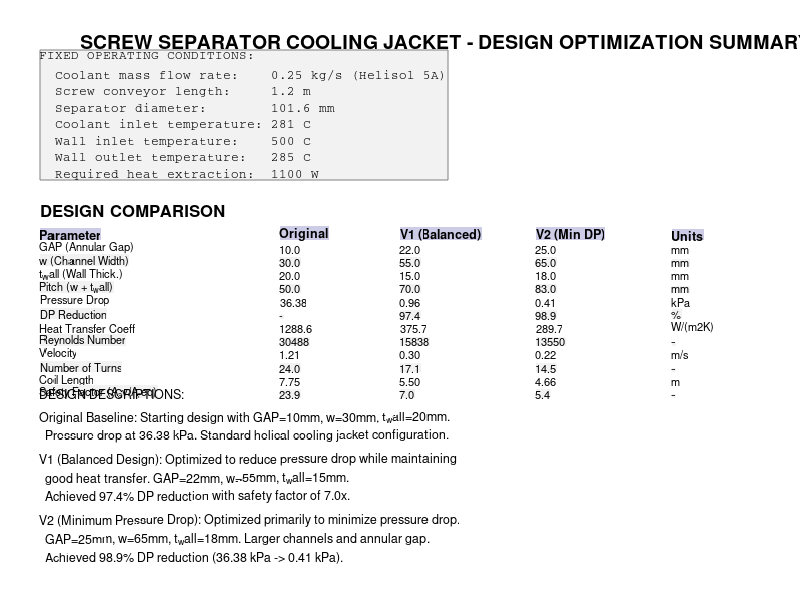
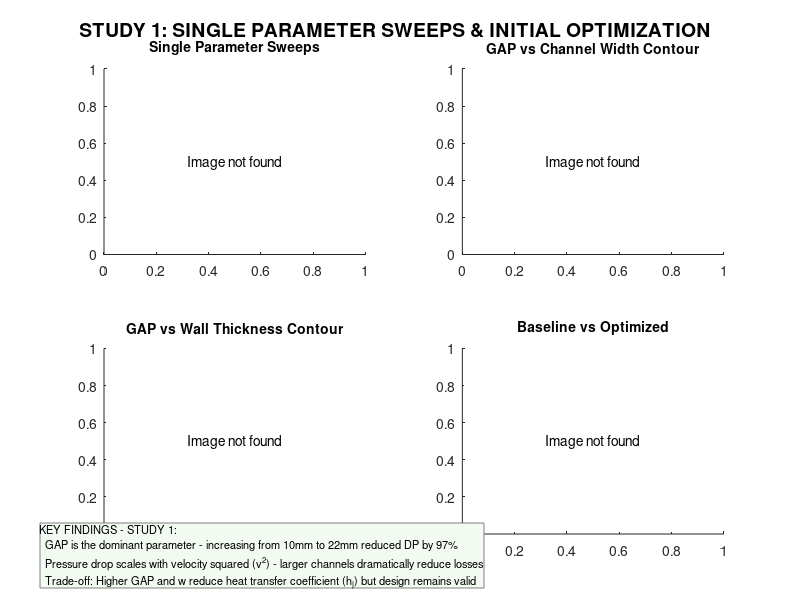
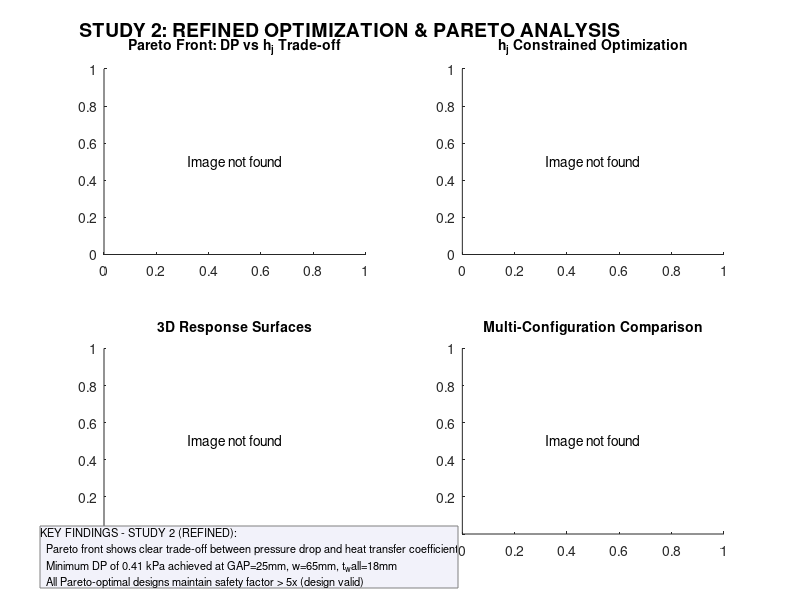
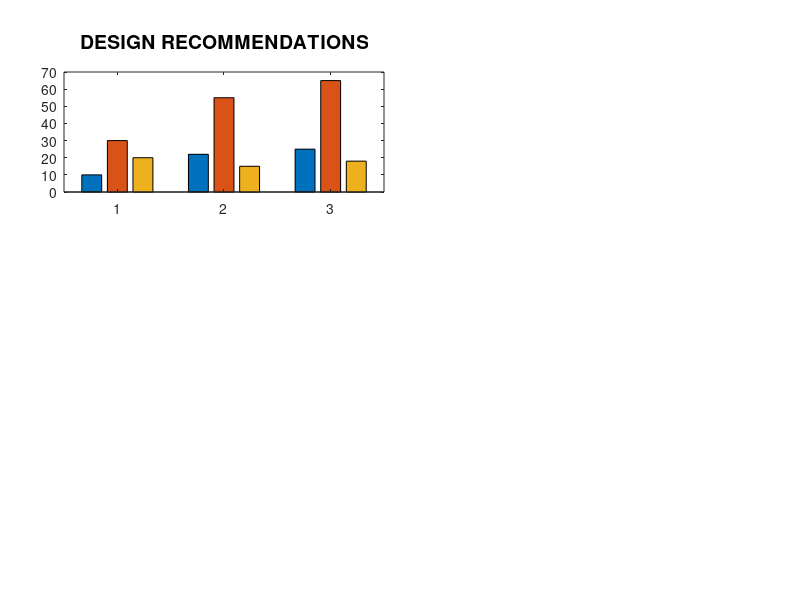

These charts were generated, in order, by the following MATLAB code: (Note: this script raises an error after producing the figures.)
function generate_report()
% GENERATE_REPORT  Creates a PDF summary of screw separator cooling jacket designs
%
% Compiles the three designs (Original, V1 Balanced, V2 Min DP) into a
% single PDF report with key graphs highlighting design trade-offs.

    %% Setup
    report_file = fullfile(pwd, 'Cooling_Jacket_Design_Report.pdf');

    % Delete existing report if present
    if exist(report_file, 'file')
        delete(report_file);
    end

    fprintf('Generating Screw Separator Cooling Jacket Design Report...\n');

    %% Page 1: Title and Design Comparison Table
    fig1 = figure('Position', [100, 100, 800, 1000], 'Color', 'w', 'Visible', 'off');

    % Title
    annotation('textbox', [0.1, 0.92, 0.8, 0.06], 'String', ...
        'SCREW SEPARATOR COOLING JACKET - DESIGN OPTIMIZATION SUMMARY', ...
        'FontSize', 14, 'FontWeight', 'bold', 'HorizontalAlignment', 'center', ...
        'EdgeColor', 'none');

    annotation('textbox', [0.1, 0.88, 0.8, 0.04], 'String', ...
        sprintf('Generated: %s | Project: SC-401', datestr(now, 'dd-mmm-yyyy')), ...
        'FontSize', 10, 'HorizontalAlignment', 'center', 'EdgeColor', 'none');

    % Operating Conditions Box
    annotation('textbox', [0.05, 0.70, 0.9, 0.16], 'String', {...
        'FIXED OPERATING CONDITIONS:', ...
        '', ...
        '  Coolant mass flow rate:    0.25 kg/s (Helisol 5A)', ...
        '  Screw conveyor length:     1.2 m', ...
        '  Separator diameter:        101.6 mm', ...
        '  Coolant inlet temperature: 281 C', ...
        '  Wall inlet temperature:    500 C', ...
        '  Wall outlet temperature:   285 C', ...
        '  Required heat extraction:  1100 W'}, ...
        'FontSize', 9, 'FontName', 'Courier', 'BackgroundColor', [0.95 0.95 0.95], ...
        'EdgeColor', [0.5 0.5 0.5]);

    % Design Comparison Table
    annotation('textbox', [0.05, 0.64, 0.9, 0.04], 'String', ...
        'DESIGN COMPARISON', 'FontSize', 12, 'FontWeight', 'bold', ...
        'EdgeColor', 'none');

    % Create table data
    ax_table = axes('Position', [0.05, 0.35, 0.9, 0.28]);
    axis off;

    col_headers = {'Parameter', 'Original', 'V1 (Balanced)', 'V2 (Min DP)', 'Units'};
    table_data = {
        'GAP (Annular Gap)',     '10.0',   '22.0',   '25.0',   'mm';
        'w (Channel Width)',     '30.0',   '55.0',   '65.0',   'mm';
        't_wall (Wall Thick.)',  '20.0',   '15.0',   '18.0',   'mm';
        'Pitch (w + t_wall)',    '50.0',   '70.0',   '83.0',   'mm';
        'Pressure Drop',         '36.38',  '0.96',   '0.41',   'kPa';
        'DP Reduction',          '-',      '97.4',   '98.9',   '%';
        'Heat Transfer Coeff',   '1288.6', '375.7',  '289.7',  'W/(m2K)';
        'Reynolds Number',       '30488',  '15838',  '13550',  '-';
        'Velocity',              '1.21',   '0.30',   '0.22',   'm/s';
        'Number of Turns',       '24.0',   '17.1',   '14.5',   '-';
        'Coil Length',           '7.75',   '5.50',   '4.66',   'm';
        'Safety Factor (A_av/A_req)', '23.9', '7.0', '5.4',    '-'
    };

    % Draw table
    n_rows = size(table_data, 1);
    n_cols = 5;
    col_widths = [0.30, 0.15, 0.17, 0.17, 0.11];

    % Header row
    x_pos = 0.05;
    for c = 1:n_cols
        if c == 1
            ha = 'left';
        else
            ha = 'center';
        end
        annotation('textbox', [x_pos, 0.60, col_widths(c), 0.03], ...
            'String', col_headers{c}, 'FontSize', 9, 'FontWeight', 'bold', ...
            'HorizontalAlignment', ha, 'EdgeColor', 'none', 'BackgroundColor', [0.8 0.8 0.9]);
        x_pos = x_pos + col_widths(c);
    end

    % Data rows
    for r = 1:n_rows
        y_pos = 0.60 - r * 0.022;
        x_pos = 0.05;
        bg_color = 'w';
        if mod(r, 2) == 0
            bg_color = [0.95 0.95 0.95];
        end
        for c = 1:n_cols
            if c == 1
                ha = 'left';
            else
                ha = 'center';
            end
            annotation('textbox', [x_pos, y_pos, col_widths(c), 0.022], ...
                'String', table_data{r, c}, 'FontSize', 8, ...
                'HorizontalAlignment', ha, 'EdgeColor', 'none', 'BackgroundColor', bg_color);
            x_pos = x_pos + col_widths(c);
        end
    end

    % Design descriptions
    annotation('textbox', [0.05, 0.06, 0.9, 0.26], 'String', {...
        'DESIGN DESCRIPTIONS:', ...
        '', ...
        'Original Baseline: Starting design with GAP=10mm, w=30mm, t_wall=20mm.', ...
        '  Pressure drop at 36.38 kPa. Standard helical cooling jacket configuration.', ...
        '', ...
        'V1 (Balanced Design): Optimized to reduce pressure drop while maintaining', ...
        '  good heat transfer. GAP=22mm, w=55mm, t_wall=15mm.', ...
        '  Achieved 97.4% DP reduction with safety factor of 7.0x.', ...
        '', ...
        'V2 (Minimum Pressure Drop): Optimized primarily to minimize pressure drop.', ...
        '  GAP=25mm, w=65mm, t_wall=18mm. Larger channels and annular gap.', ...
        '  Achieved 98.9% DP reduction (36.38 kPa -> 0.41 kPa).'}, ...
        'FontSize', 9, 'EdgeColor', 'none', 'VerticalAlignment', 'top');

    % Save first page
    exportgraphics(fig1, report_file, 'ContentType', 'vector', 'Append', false);
    close(fig1);
    fprintf('  Page 1: Title and comparison table\n');

    %% Page 2: Study 1 - Key Graphs
    fig2 = figure('Position', [100, 100, 800, 1000], 'Color', 'w', 'Visible', 'off');

    annotation('textbox', [0.1, 0.94, 0.8, 0.04], 'String', ...
        'STUDY 1: SINGLE PARAMETER SWEEPS & INITIAL OPTIMIZATION', ...
        'FontSize', 14, 'FontWeight', 'bold', 'HorizontalAlignment', 'center', ...
        'EdgeColor', 'none');

    % Load and display Study 1 graphs
    study1_folder = 'results/Study_2026-04-12_16-51-02';

    % Graph 1: Single Parameter Sweeps
    ax1 = subplot(2, 2, 1);
    try
        img1 = imread(fullfile(study1_folder, 'Study1_SingleParameterSweeps.png'));
        imshow(img1);
    catch
        text(0.5, 0.5, 'Image not found', 'HorizontalAlignment', 'center');
    end
    title('Single Parameter Sweeps', 'FontSize', 10, 'FontWeight', 'bold');

    % Graph 2: GAP vs Channel Width
    ax2 = subplot(2, 2, 2);
    try
        img2 = imread(fullfile(study1_folder, 'Study2_GAP_vs_ChannelWidth.png'));
        imshow(img2);
    catch
        text(0.5, 0.5, 'Image not found', 'HorizontalAlignment', 'center');
    end
    title('GAP vs Channel Width Contour', 'FontSize', 10, 'FontWeight', 'bold');

    % Graph 3: GAP vs Wall Thickness
    ax3 = subplot(2, 2, 3);
    try
        img3 = imread(fullfile(study1_folder, 'Study3_GAP_vs_WallThickness.png'));
        imshow(img3);
    catch
        text(0.5, 0.5, 'Image not found', 'HorizontalAlignment', 'center');
    end
    title('GAP vs Wall Thickness Contour', 'FontSize', 10, 'FontWeight', 'bold');

    % Graph 4: Comparison
    ax4 = subplot(2, 2, 4);
    try
        img4 = imread(fullfile(study1_folder, 'Study5_Comparison.png'));
        imshow(img4);
    catch
        text(0.5, 0.5, 'Image not found', 'HorizontalAlignment', 'center');
    end
    title('Baseline vs Optimized', 'FontSize', 10, 'FontWeight', 'bold');

    % Key findings text
    annotation('textbox', [0.05, 0.02, 0.9, 0.08], 'String', {...
        'KEY FINDINGS - STUDY 1:', ...
        '  GAP is the dominant parameter - increasing from 10mm to 22mm reduced DP by 97%', ...
        '  Pressure drop scales with velocity squared (v^2) - larger channels dramatically reduce losses', ...
        '  Trade-off: Higher GAP and w reduce heat transfer coefficient (h_j) but design remains valid'}, ...
        'FontSize', 8, 'EdgeColor', [0.5 0.5 0.5], 'BackgroundColor', [0.95 0.98 0.95]);

    exportgraphics(fig2, report_file, 'ContentType', 'image', 'Resolution', 200, 'Append', true);
    close(fig2);
    fprintf('  Page 2: Study 1 optimization graphs\n');

    %% Page 3: Refined Study - Key Graphs
    fig3 = figure('Position', [100, 100, 800, 1000], 'Color', 'w', 'Visible', 'off');

    annotation('textbox', [0.1, 0.94, 0.8, 0.04], 'String', ...
        'STUDY 2: REFINED OPTIMIZATION & PARETO ANALYSIS', ...
        'FontSize', 14, 'FontWeight', 'bold', 'HorizontalAlignment', 'center', ...
        'EdgeColor', 'none');

    % Load and display Refined Study graphs
    refined_folder = 'results/Refined_Study_2026-04-12_16-53-11';

    % Graph 1: Pareto Front
    ax1 = subplot(2, 2, 1);
    try
        img1 = imread(fullfile(refined_folder, 'StudyAB_ParetoFront.png'));
        imshow(img1);
    catch
        text(0.5, 0.5, 'Image not found', 'HorizontalAlignment', 'center');
    end
    title('Pareto Front: DP vs h_j Trade-off', 'FontSize', 10, 'FontWeight', 'bold');

    % Graph 2: Heat Transfer Targets
    ax2 = subplot(2, 2, 2);
    try
        img2 = imread(fullfile(refined_folder, 'StudyC_HeatTransferTargets.png'));
        imshow(img2);
    catch
        text(0.5, 0.5, 'Image not found', 'HorizontalAlignment', 'center');
    end
    title('h_j Constrained Optimization', 'FontSize', 10, 'FontWeight', 'bold');

    % Graph 3: Response Surfaces
    ax3 = subplot(2, 2, 3);
    try
        img3 = imread(fullfile(refined_folder, 'StudyD_ResponseSurfaces.png'));
        imshow(img3);
    catch
        text(0.5, 0.5, 'Image not found', 'HorizontalAlignment', 'center');
    end
    title('3D Response Surfaces', 'FontSize', 10, 'FontWeight', 'bold');

    % Graph 4: Final Comparison
    ax4 = subplot(2, 2, 4);
    try
        img4 = imread(fullfile(refined_folder, 'Final_Comparison.png'));
        imshow(img4);
    catch
        text(0.5, 0.5, 'Image not found', 'HorizontalAlignment', 'center');
    end
    title('Multi-Configuration Comparison', 'FontSize', 10, 'FontWeight', 'bold');

    % Key findings text
    annotation('textbox', [0.05, 0.02, 0.9, 0.08], 'String', {...
        'KEY FINDINGS - STUDY 2 (REFINED):', ...
        '  Pareto front shows clear trade-off between pressure drop and heat transfer coefficient', ...
        '  Minimum DP of 0.41 kPa achieved at GAP=25mm, w=65mm, t_wall=18mm', ...
        '  All Pareto-optimal designs maintain safety factor > 5x (design valid)'}, ...
        'FontSize', 8, 'EdgeColor', [0.5 0.5 0.5], 'BackgroundColor', [0.95 0.95 0.98]);

    exportgraphics(fig3, report_file, 'ContentType', 'image', 'Resolution', 200, 'Append', true);
    close(fig3);
    fprintf('  Page 3: Refined study graphs\n');

    %% Page 4: Final Recommendations
    fig4 = figure('Position', [100, 100, 800, 1000], 'Color', 'w', 'Visible', 'off');

    annotation('textbox', [0.1, 0.92, 0.8, 0.05], 'String', ...
        'DESIGN RECOMMENDATIONS', ...
        'FontSize', 14, 'FontWeight', 'bold', 'HorizontalAlignment', 'center', ...
        'EdgeColor', 'none');

    % Visual comparison - bar charts
    designs = {'Original', 'V1 Balanced', 'V2 Min DP'};

    % Geometry comparison
    ax1 = axes('Position', [0.08, 0.68, 0.40, 0.20]);
    bar_data = [10 30 20; 22 55 15; 25 65 18];
    b = bar(bar_data);
    b(1).FaceColor = [0.2 0.4 0.8];
    b(2).FaceColor = [0.8 0.4 0.2];
    b(3).FaceColor = [0.4 0.7 0.4];
    set(gca, 'XTickLabel', designs, 'FontSize', 9);
    ylabel('Dimension [mm]');
    title('Geometry Parameters', 'FontWeight', 'bold');
    legend('GAP', 'w', 't_{wall}', 'Location', 'northwest');
    grid on;

    % Pressure drop comparison
    ax2 = axes('Position', [0.55, 0.68, 0.40, 0.20]);
    dp = [36.38, 0.96, 0.41];
    b = bar(dp);
    b.FaceColor = [0.8 0.3 0.3];
    set(gca, 'XTickLabel', designs, 'FontSize', 9);
    ylabel('Pressure Drop [kPa]');
    title('Pressure Drop', 'FontWeight', 'bold');
    grid on;
    % Add percentage labels
    for i = 2:3
        pct = (1 - dp(i)/dp(1)) * 100;
        text(i, dp(i) + 2, sprintf('-%.1f%%', pct), 'HorizontalAlignment', 'center', 'FontSize', 9, 'FontWeight', 'bold');
    end

    % Heat transfer coefficient comparison
    ax3 = axes('Position', [0.08, 0.42, 0.40, 0.20]);
    hj = [1288.6, 375.7, 289.7];
    b = bar(hj);
    b.FaceColor = [0.3 0.5 0.8];
    set(gca, 'XTickLabel', designs, 'FontSize', 9);
    ylabel('h_j [W/(m^2K)]');
    title('Heat Transfer Coefficient', 'FontWeight', 'bold');
    grid on;

    % Safety factor comparison
    ax4 = axes('Position', [0.55, 0.42, 0.40, 0.20]);
    sf = [23.9, 7.0, 5.4];
    b = bar(sf);
    b.FaceColor = [0.4 0.7 0.4];
    hold on;
    yline(1, 'r--', 'Minimum', 'LineWidth', 2);
    set(gca, 'XTickLabel', designs, 'FontSize', 9);
    ylabel('A_{av} / A_{req}');
    title('Safety Factor', 'FontWeight', 'bold');
    grid on;

    % Recommendations text
    annotation('textbox', [0.05, 0.05, 0.9, 0.32], 'String', {...
        'RECOMMENDATIONS:', ...
        '', ...
        'Choose V1 BALANCED DESIGN (Recommended) if:', ...
        '  - Good balance between low pressure drop and heat transfer is needed', ...
        '  - Comfortable safety margin (7x) is preferred', ...
        '  - Moderate jacket dimensions are acceptable', ...
        '', ...
        'Choose V2 MIN DP DESIGN if:', ...
        '  - Minimizing pumping power is the primary concern', ...
        '  - System can accommodate larger jacket dimensions', ...
        '  - Lower heat transfer coefficient (289.7 W/m2K) is acceptable', ...
        '', ...
        'AVOID ORIGINAL DESIGN:', ...
        '  - Excessively high pressure drop (36.38 kPa)', ...
        '  - No benefit from oversized heat transfer coefficient', ...
        '', ...
        'All optimized designs meet thermal requirements (Q_req = 1100 W) with', ...
        'safety factors well above 1.0, ensuring robust heat transfer performance.'}, ...
        'FontSize', 9, 'EdgeColor', [0.3 0.3 0.3], 'BackgroundColor', [0.98 0.98 0.98], ...
        'VerticalAlignment', 'top');

    exportgraphics(fig4, report_file, 'ContentType', 'vector', 'Append', true);
    close(fig4);
    fprintf('  Page 4: Recommendations\n');

    %% Done
    fprintf('\nReport saved to: %s\n', report_file);
end
